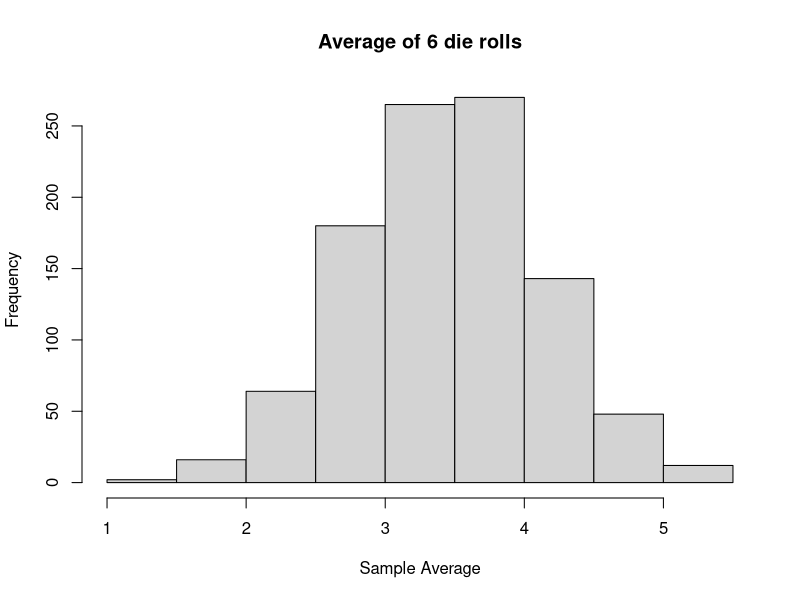

The R source for this figure:
#Methods in Biostatistics is pretty helpful
a = apply(matrix(sample(1:6,6000,replace = TRUE),1000),1,mean)
hist(a, xlab="Sample Average", main = "Average of 6 die rolls")
mean(a)
var(a)
